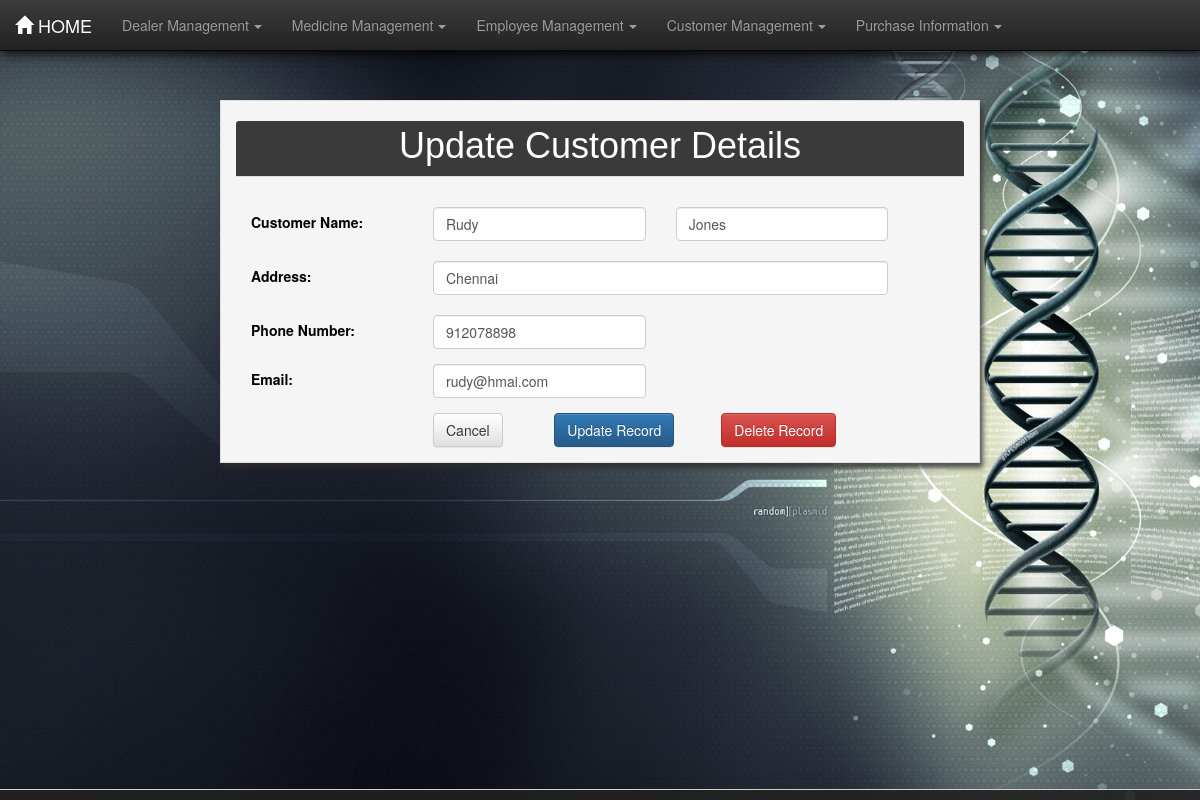
The app's page /pharma/custformview3/, older data.
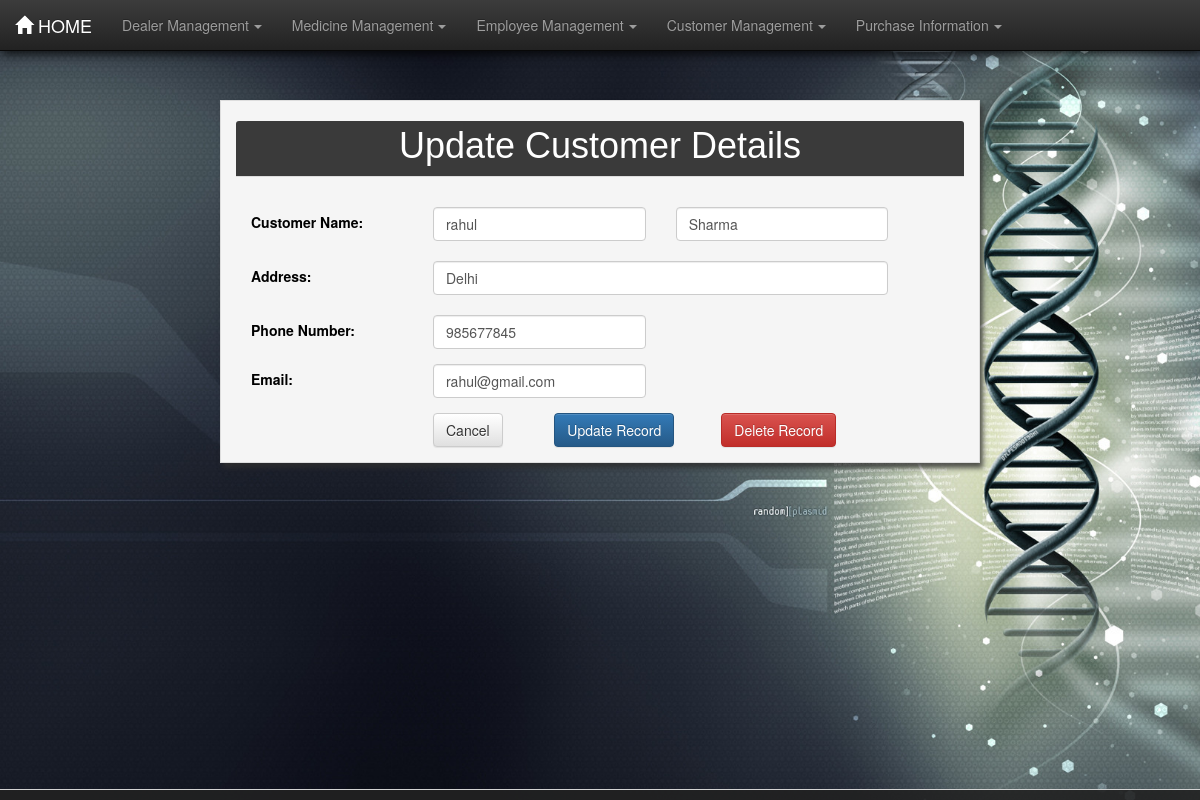
The same page, newer data.
### pharma/models.py (models this page shows, shortened)
class Customer(models.Model):
    fname = models.CharField(max_length=30)
    lname = models.CharField(max_length=30)
    address = models.CharField(max_length=100)
    phn_no = models.BigIntegerField()
    email = models.CharField(max_length=50)

### pharma/views.py (the view)
# urls.py: url(r'^custformview(?P<foo>[0-9]+)/', views.custformview, name="custformview"),
def custformview(request, foo):
    cust = Customer.objects.get(pk=foo)
    dict = {'cust': cust}
    return render(request, 'pharma/cust.html', dict)

### pharma/templates/pharma/cust.html (shortened to what the changed rows need)
{% load staticfiles %}
<!DOCTYPE html>
<html lang="en">
<head>
    <link rel="stylesheet" href="{% static 'pharma/css/bootstrap.min.css' %}">
    <link rel="stylesheet" href="{% static 'pharma/css/bootstrap-theme.min.css' %}">
    <link rel="stylesheet" href="{% static 'pharma/css/style.css' %}">
</head>
<body>
<div class="container">
    <div class="panel panel-default col-md-8 jumcust2">
        <div class="panel-heading">
            <h1 class="padtop5">
                {% if add %}
                    Add Customer Details
                {% else %}
                    Update Customer Details
                {% endif %}
            </h1>
        </div>
        <div class="panel-body">
            {% if cust %}
                <form action="/pharma/custformupdate{{ cust.id }}/" method="post">
                    <div class="row padtop15">
                        <div class="col-md-3 padtop5">
                            <label for="firstName" class="form-control-label">Customer Name:</label>
                        </div>
                        <div class="form-group col-md-4">
                            <input type="text" name="fname" class="form-control" id="firstName" placeholder="First Name"
                                   value="{{ cust.fname }}" required/>
                        </div>
                        <div class="col-md-4">
                            <input type="text" name="lname" class="form-control" id="lastName" placeholder="Last Name"
                                   value="{{ cust.lname }}" required/>
                        </div>
                    </div>
                    <div class="row padtop5">
                        <div class="col-md-3 padtop5">
                            <label for="address" class="form-control-label">Address:</label>
                        </div>
                        <div class="form-group col-md-8">
                            <input type="text" class="form-control" id="address" placeholder="Address" name="address"
                                   value="{{ cust.address }}"/>
                        </div>
                    </div>
                    <div class="row padtop5">
                        <div class="col-md-3">
                            <label for="phn_no" class="form-control-label padtop5">Phone Number:</label>
                        </div>
                        <div class="col-md-4">
                            <input type="text" name="pno" class="form-control" id="phn_no" placeholder="Contact Number"
                                   value="{{ cust.phn_no }}" required/>
                        </div>
                    </div>
                    <div class="row padtop15">
                        <div class="col-md-3">
                            <label for="email" class="form-control-label padtop5">Email:</label>
                        </div>
                        <div class="col-md-4">
                            <input type="text" name="email" class="form-control" id="email" placeholder="Email"
                                   value="{{ cust.email }}"/>
                        </div>
                    </div>
                    <div class="row" id="buttoncustom">
                        <div class="col-md-3"></div>
                        <div class="col-md-2 padtop15">
                            <button type="submit" class="btn btn-default"><a href="/pharma/">Cancel</a></button>
                        </div>
                        <div class="col-md-2 padtop15">
                            <button type="submit" class="btn btn-primary">
                                {% if add %}
                                    Add Record
                                {% else %}
                                    Update Record
                                {% endif %}</button>
                        </div>
                        <div class="col-md-offset-8 padtop15">
                            <button type="submit" class="delbut btn btn-danger"><a
                                    href="/pharma/custformdelete{{ cust.id }}/">Delete Record</a></button>
                        </div>
                    </div>
                </form>
            {% endif %}
        </div>
    </div>
</div>
</body>
</html>

Row changes from the older to the newer data that the page shows:
changed Customer: fname "Rudy" → "rahul"; lname "Jones" → "Sharma"; address "Chennai" → "Delhi"; pno "912078898" → "985677845"; email "rudy@hmai.com" → "rahul@gmail.com"
